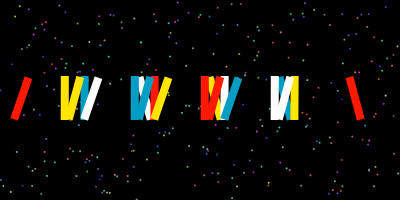
Frame 1 (no input)
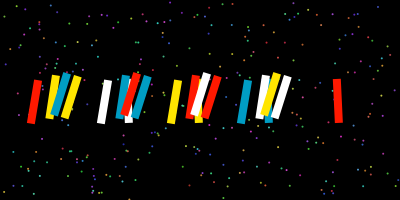
Frame 60 (the mouse pressed at the canvas centre just before this capture)
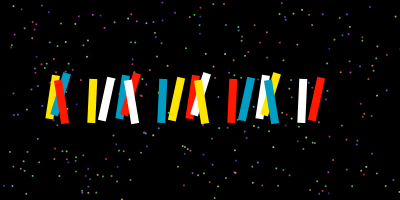
Frame 120 (the mouse held since frame 60 and released just before this capture)

The Processing sketch that drew these frames (run headless with seeded random() and noise(); from frame 60 on, the mouse is pressed at the canvas centre):

// Processing sketch: processing_30000
// ── processing_30000.pde

Star star;
ArrayList stars;
Tanzaku tanzaku;

void setup() {
  size(400, 200);
  smooth();
  noStroke();
  rectMode(CENTER);
  colorMode(HSB, 360, 100, 100, 100);
  frameRate(60);
  tanzaku = new Tanzaku();
  
  stars = new ArrayList();
  for (int i = 0; i < 300; i++) {
    stars.add(new Star(random(width), random(height)));
    Star star = (Star) stars.get(stars.size()-1);
    star.init();
  }
  
}

void draw() {
  background(0);
  
  for (int i = 0; i < 300; i++) {
    Star star = (Star) stars.get(i);
    star.move();
    star.display();
  }
  
  float x = width/2-135;
  float y = height/2-84;
  int colorNum = 0;
  for (int i = 0; i < 4; i++) {
    //draw N
    tanzaku.display(70*i + x, y, 10, 0, colorNum%4);
    tanzaku.display(70*i + x+20, y, 20, 0, (colorNum+1)%4);
    tanzaku.display(70*i + x-17, y+5, 19, 19, (colorNum+2)%4);
    //draw A
    tanzaku.display(70*i + x+35+24, y+3, 16, -15, (colorNum+3)%4);
    tanzaku.display(70*i + x+35-4, y+3, 19, 15, (colorNum+4)%4);
    colorNum++;
  }
}

class Tanzaku {
  float x, y;
  float a, r;
  float w = 8;
  float h = 44;
  float l = 60; //ひもの長さ
  color[] c = {
    color(54, 100, 100), //yellow
    color(192, 100, 77), //blue
    color(6, 100, 100), //red
    //color(324, 80, 58), //purple
    color(0, 0, 255), //white
  };
  
  Tanzaku() {
  }
  
  void init() {
  }
  
  void display(float x, float y, float a, float r, int cNum) {
    pushMatrix();
    translate(x, y);
    rotate((a*sin((frameCount+asin(r/a)*180/PI)*PI/180))*PI/180);
    fill(c[cNum]);
    rect(0, l + h/2, w, h);
    //quad(-w/2, l, w/2, l, w/2, l + h, -w/2, l + h);
    popMatrix();
  }
}

class Star {
  float x, y;
  float x0, y0, c0;
  float speed;
  
  Star(float _x, float _y) {
    x = _x;
    y = _y;
  }
  
  void init() {
    x0 = x;
    y0 = y;
    c0 = random(360);
    speed = -random(0.05, 0.2);
  }
    
  void move() {
    x += speed;
    if (x < -1) x = width + 1;
  }
  
  void display() {
    fill(c0, random(60, 80), 80, random(80, 100));
    ellipse(x, y, 2, 2);
  }
  
}                                                               
